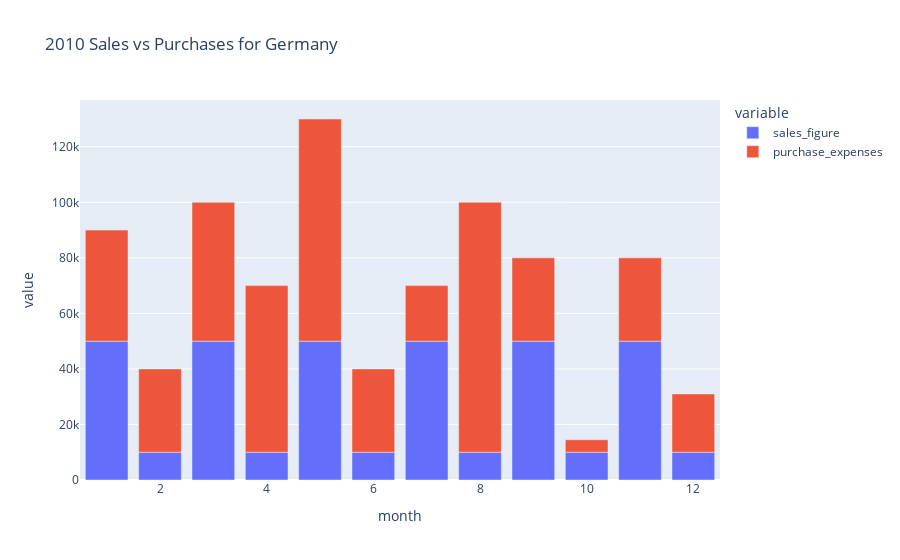
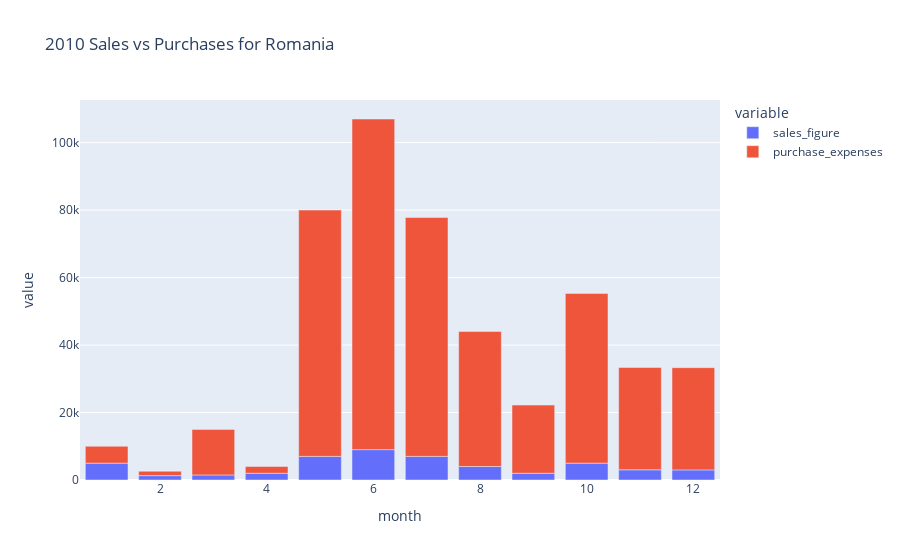

The notebook cell saved with these charts, in order:
### Code cell
# Same as above but with plotly bar chart
germany_bar_fig = px.bar(germany_2010_df, x='month', y=['sales_figure', 'purchase_expenses'],title='2010 Sales vs Purchases for Germany')
germany_bar_fig.show()

romania_bar_fig = px.bar(romania_2010_df, x='month', y=['sales_figure', 'purchase_expenses'],title='2010 Sales vs Purchases for Romania')
romania_bar_fig.show()

### Figure 1 — Plotly figure (JSON) as saved in the notebook; plotly's stock layout.template omitted (floating-point values rounded to 4 significant figures)
{"data": [{"alignmentgroup": "True", "hovertemplate": "variable=sales_figure<br>month=%{x}<br>value=%{y}<extra></extra>", "legendgroup": "sales_figure", "marker": {"color": "#636efa", "pattern": {"shape": ""}}, "name": "sales_figure", "offsetgroup": "sales_figure", "orientation": "v", "showlegend": true, "textposition": "auto", "type": "bar", "x": [1, 2, 3, 4, 5, 6, 7, 8, 9, 10, 11, 12], "xaxis": "x", "y": [50000, 10000, 50000, 10000, 50000, 10000, 50000, 10000, 50000, 10000, 50000, 10000], "yaxis": "y"}, {"alignmentgroup": "True", "hovertemplate": "variable=purchase_expenses<br>month=%{x}<br>value=%{y}<extra></extra>", "legendgroup": "purchase_expenses", "marker": {"color": "#EF553B", "pattern": {"shape": ""}}, "name": "purchase_expenses", "offsetgroup": "purchase_expenses", "orientation": "v", "showlegend": true, "textposition": "auto", "type": "bar", "x": [1, 2, 3, 4, 5, 6, 7, 8, 9, 10, 11, 12], "xaxis": "x", "y": [40000, 30000, 50000, 60000, 80000, 30000, 20000, 90000, 30000, 4500, 30000, 21000], "yaxis": "y"}], "layout": {"barmode": "relative", "legend": {"title": {"text": "variable"}, "tracegroupgap": 0}, "title": {"text": "2010 Sales vs Purchases for Germany"}, "xaxis": {"anchor": "y", "domain": [0, 1], "title": {"text": "month"}}, "yaxis": {"anchor": "x", "domain": [0, 1], "title": {"text": "value"}}}}

### Figure 2 — Plotly figure (JSON) as saved in the notebook; plotly's stock layout.template omitted (floating-point values rounded to 4 significant figures)
{"data": [{"alignmentgroup": "True", "hovertemplate": "variable=sales_figure<br>month=%{x}<br>value=%{y}<extra></extra>", "legendgroup": "sales_figure", "marker": {"color": "#636efa", "pattern": {"shape": ""}}, "name": "sales_figure", "offsetgroup": "sales_figure", "orientation": "v", "showlegend": true, "textposition": "auto", "type": "bar", "x": [1, 2, 3, 4, 5, 6, 7, 8, 9, 10, 11, 12], "xaxis": "x", "y": [5000, 1300, 1500, 2000, 7000, 9000, 7000, 4000, 2000, 5000, 3020, 3000], "yaxis": "y"}, {"alignmentgroup": "True", "hovertemplate": "variable=purchase_expenses<br>month=%{x}<br>value=%{y}<extra></extra>", "legendgroup": "purchase_expenses", "marker": {"color": "#EF553B", "pattern": {"shape": ""}}, "name": "purchase_expenses", "offsetgroup": "purchase_expenses", "orientation": "v", "showlegend": true, "textposition": "auto", "type": "bar", "x": [1, 2, 3, 4, 5, 6, 7, 8, 9, 10, 11, 12], "xaxis": "x", "y": [5000, 1300, 13500, 2000, 73000, 98000, 70800, 40030, 20200, 50300, 30320, 30300], "yaxis": "y"}], "layout": {"barmode": "relative", "legend": {"title": {"text": "variable"}, "tracegroupgap": 0}, "title": {"text": "2010 Sales vs Purchases for Romania"}, "xaxis": {"anchor": "y", "domain": [0, 1], "title": {"text": "month"}}, "yaxis": {"anchor": "x", "domain": [0, 1], "title": {"text": "value"}}}}
